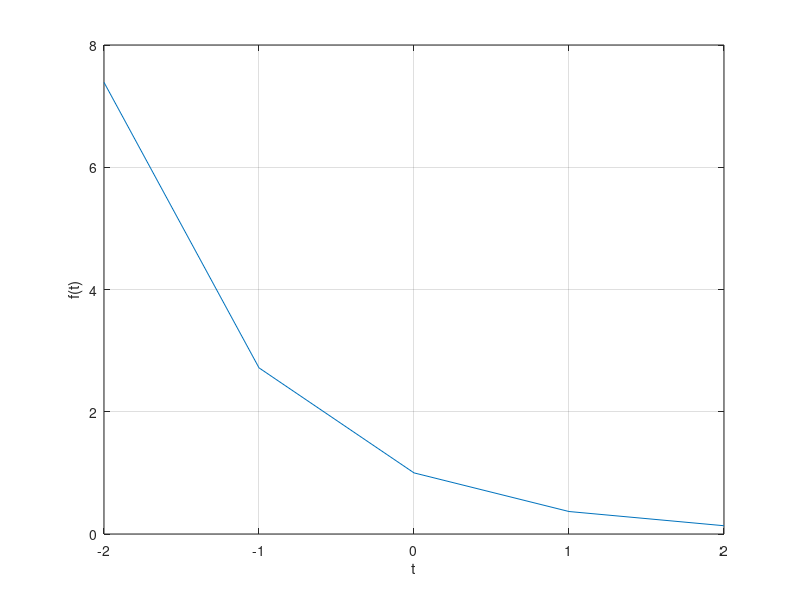
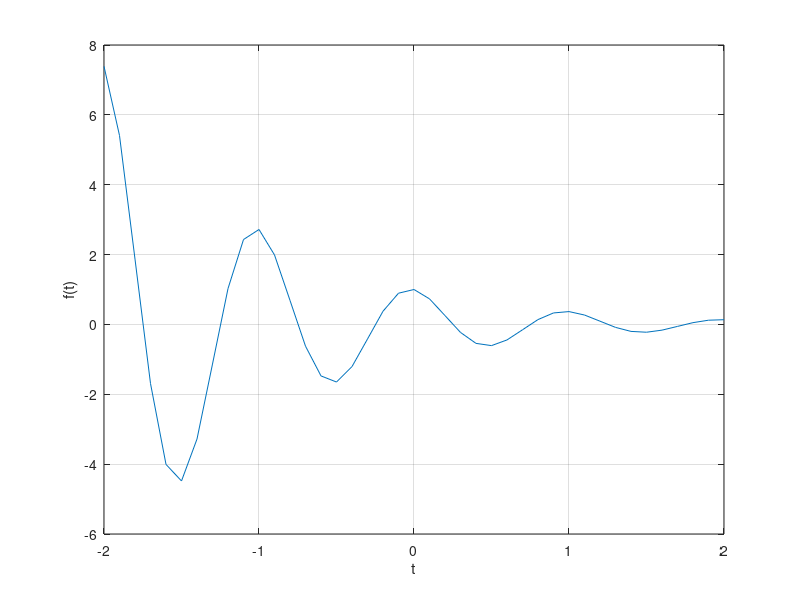
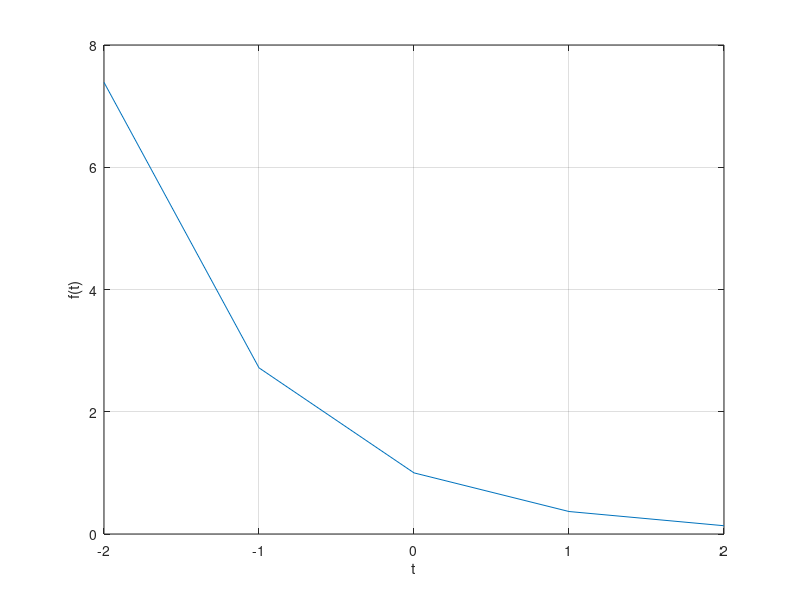

MATLAB code for these plots, in order:
% Problem A.1a
% Figure 1.46
f = @(t) exp(-t).*cos(2*pi*t);
t=(-2:2);
figure('Name','Figure A1a','NumberTitle','off');
plot(t,f(t));
xlabel('t');ylabel('f(t)');grid;

% Problem A.1b
% Figure 1.47
f = @(t) exp(-t).*cos(2*pi*t);
t=(-2:0.1:2);
figure('Name','Figure A1b','NumberTitle','off');
plot(t,f(t));
xlabel('t');ylabel('f(t)');grid;

% Problem A.2
f = @(t) exp(-t);
tt=[-2:2];
figure('Name','Figure A2','NumberTitle','off');
plot(tt,f(tt));
xlabel('t');ylabel('f(t)');grid;